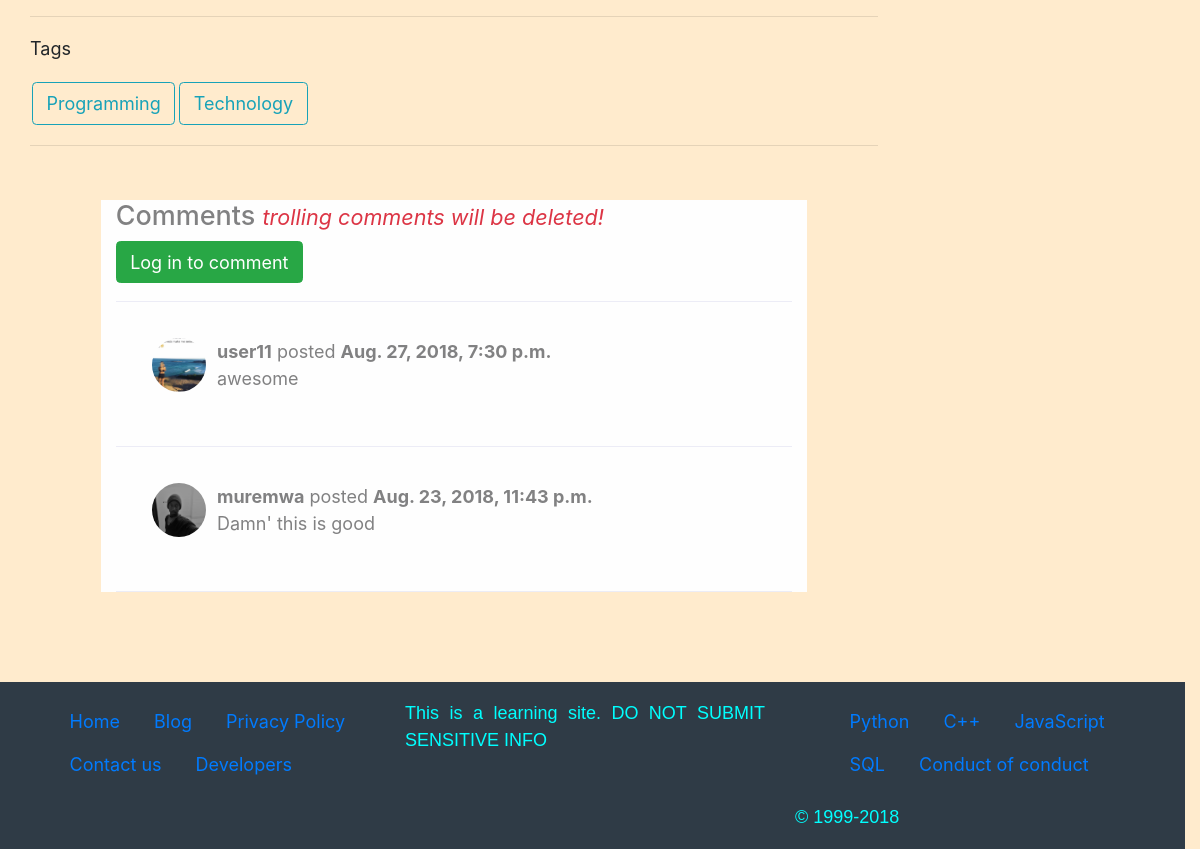
/blog/post22/ (lower part), run on an earlier commit of the app's database.
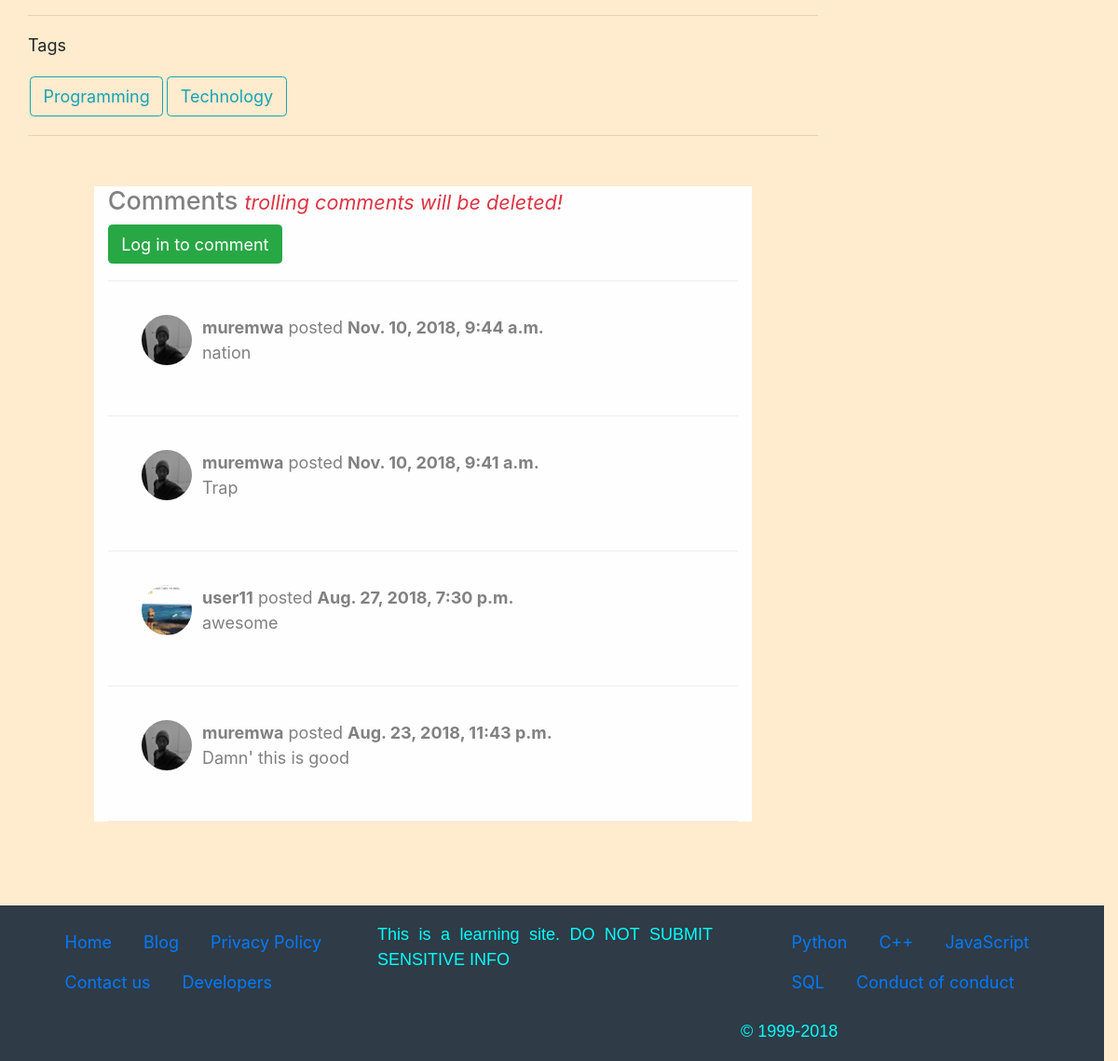
And on a later commit of the database.
### blog/models.py (models this page shows, shortened)
class Tag(models.Model):
    name = models.CharField(max_length=200, null=False)
    description = models.TextField(null=False)
    image = models.FileField(null=True)
    objects = models.Manager()
    def get_absolute_url(self):
        return reverse("blog:tag-detail", args=[str(self.name)])
    def __str__(self):
        return self.name
    class Meta:
        ordering = ["id"]

class Comment(models.Model):
    comment_text = models.CharField(null=False, max_length=140)
    comment_image = models.FileField(null=True, blank=True)
    post = models.ForeignKey(Post, on_delete=models.CASCADE)
    user = models.ForeignKey(Profile, on_delete=models.CASCADE, null=False)
    time = models.DateTimeField(null=False, auto_now=True)
    objects = models.Manager()
    class Meta:
        ordering = ['-time']

class Profile(models.Model):
    user = models.OneToOneField(User, on_delete=models.CASCADE)
    writer_name = models.CharField(max_length=100, default="to be added")
    bio = models.TextField()
    image = models.FileField(null=True, default="default.png")
    objects = models.Manager()
    def get_absolute_url(self):
        return reverse('blog:user', args=[str(self.id)])
    def __str__(self):
        return self.writer_name

### blog/views.py (the view)
# urls.py: path('post<int:pk>/', views.post, name="post"),
def post(request, pk):
    the_post = get_object_or_404(Post, pk=pk)
    tags = the_post.tags.all()
    count = []
    for tag_obj in tags:
        count.append(Post.objects.filter(tags__name__startswith=tag_obj).count())
    the_tag = the_post.tags.all()[count.index(max(count))]
    others = Post.objects.filter(tags__name__startswith=the_tag)
    entries = the_post.entry_set.all()
    comments = the_post.comment_set.all()
    comment_form = CommentForm()
    return render(request, 'blog/post.html', {
        'post': the_post,
        'entries': entries,
        'others': others,
        'tags': tags,
        'relation': the_tag,
        'comments': comments,
        'comment_form': comment_form,
    })

### blog/models.py (called while the page is built)
    def get_absolute_url(self):
        return reverse('blog:post', args=[str(self.id)])

### blog/templates/blog/post.html (shortened to what this page needs)
{% extends "base.html" %}
{% load staticfiles %}
{% block style %}<link rel="stylesheet" type="text/css" media="screen" href="{% static 'blog/style/post.css' %}">{% endblock style %}
{% block content %}
<div id="main" class="container-fluid">
    <div class="row">
        <div class="col-md-9">
            <hr>
            <p>Tags
                <ul id="top-tags" class="container row">
                    {% for tag in tags %}
                        <a style="margin: 2px;" href="{{ tag.get_absolute_url}}" class="btn btn-outline-info" style="margin-left: 5px;">{{ tag.name }}</a>
                    {% endfor %}
                </ul>
            </p>
            <hr>
            {% block post_comments %}
                {% include 'blog/comments.html' %}
            {% endblock post_comments %}
        </div>
        <div id="side-bar" class="col-md-3">
        </div>
    </div>
</div>
{% endblock content %}

### blog/templates/blog/comments.html (shortened to what this page needs)
<div id="comments" class="container col-md-10 alert-light">
    <h4>Comments <small class="text-danger"><i>trolling comments will be deleted!</i></small></h4>
    {% if user.is_authenticated %}
        <form data-comment="{% url 'blog:post_comment' post.id %}" class="form-inline" id="comment-form" style="padding-bottom: 10px;" action="" method="post" enctype="multipart/form-data">
            {% csrf_token %}
            <div class="form-group col-sm-8">
                {% for field in comment_form %}{{ field }}{% endfor %}
            </div>
            <button style="margin-left: 10px;" class="btn btn-success" value="{{ post.id }}" type="submit">Comment</button>
        </form>
        <div id="spin" class="container col-sm-5">
        </div>
    {% else %}
        <a href="{% url 'login' %}?next={% url 'blog:post' post.id %}" class="btn btn-success">Log in to comment</a>
    {% endif %}
    {% if comments %}
        <hr>
        {% for comment in comments %}
            <div class="row comment">
                <div id="user-img" class="col-sm-1">
                    <img src="{{ comment.user.image.url }}" alt="image of {{ comment.user.user }}">
                </div>
                <div class="col-sm-11">
                    <span><strong>{{ comment.user.user }}</strong> posted <strong class="dated">{{ comment.time }}</strong></span>
                    <p>{{ comment.comment_text }}</p>
                </div>
            </div>
            <hr>
        {% endfor %}
    {% endif %}
</div>

What changed in the data, as far as the page shows it:
added Comment: user.image (picture), user.user "muremwa", time "Nov. 10, 2018, 9:44 a.m.", comment_text "nation"
added Comment: user.image (picture), user.user "muremwa", time "Nov. 10, 2018, 9:41 a.m.", comment_text "Trap"
